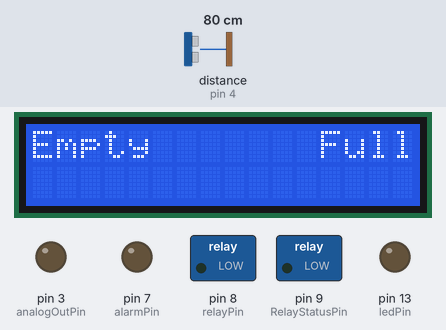
Simulated run of this sketch. Board: Arduino Uno, built with avr-gcc and run on an emulated ATmega328P. Parts: 16×2 character LCD, switched loads named in the sketch (green lamp = pin HIGH), output pins drawn as LEDs (lit = HIGH). Wiring (inferred from the names in the program): IR receiver: data pin 5. The inputs (shaded band) are chosen by the test bench; at power-on: distance to the obstacle (sensor on pin 4) 80 cm. The echo pulse lasts 58.3 µs per cm; pins used as bus, display or sensor lines are not drawn; what the sketch prints to the serial monitor is not drawn.

Above: at 0.1 s.
At 121.29 s:
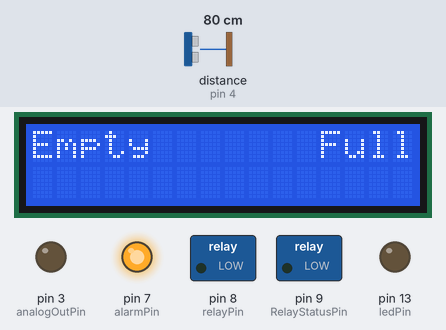
Timing chart, 0 to 122.8 s (numbered marks = the images above):
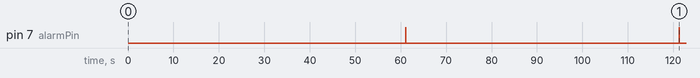

Measured:
- by itself, pin 7 (alarmPin): alternates HIGH for 0.02 s and LOW for 60.1 s

The sketch:

ChristmasTreeWaterLevel_NodeMCU_2019.ino
```cpp
// 12/12/19
// display level of water in Christmas tree stand.  Display result on bar graph
// This code contains a mashup of an ultrasonic sensor, LCD display and IR control program plus a
// few additional lines of code and comments. Mount the sensor on a clothespin or similar clamp
// above the water.
//
// added NodeMCU web server to show water level, temperature and humidity.  Also operates as a bogus
// honeypot.  Given enough interaction with web server display an Amazon gift card.
//
//  NodeMCU requires separate code
//

#include <Wire.h>                     // support for I2C communication to LCD display
#include <LCD.h>                      // support for LCD display
#include <LiquidCrystal_I2C.h>        // support for LCD display


unsigned long currentMillis = 0;      // current time reading taken once each time through loop
unsigned long previousIRMillis = 0;   // save point in time when last IR command was detected
unsigned long previousUSMillis = 0;   // save point in time when last ultrasonic level reading was taken
unsigned long previousAlarmMillis = 0;// save point in time when last ultrasonic level reading was taken
unsigned long IRDuration = 0;         // duration of IR pluse
const long IRinterval = 800;          // time to wait before acknowledging another IR command
const long USinterval = 60000;       // time to wait before taking another water level reading with US sensor

// inputs
const int trigPin = 2;                // for ultrasonic distance sensor
const int echoPin = 4;                // for ultrasonic distance sensor
const int IRPin = 5;                  // for IR remote control sensor
const int alarmPin = 7;               // for audible alarm

// outputs
const int relayPin = 8;               // pin which drives relay
const int RelayStatusPin = 9;             // signals relay state to NodeMCU
const int analogOutPin = 3;           // pin used to signal water level.  using 39uf / 100K total parallel
                                      // resistor with 3.9K input resistor to smooth pulses
                                      // 100K is made up of 2 resistors as voltage divider to keep
                                      // the max voltage output below 3.3v.(approx 60K and 20K)
const int ledPin =  LED_BUILTIN;      // pin which drives internal LED

// booleans
boolean relayState = false;     // toggle control for relay

long liDuration;
float fDistanceToSensor;        // distance between ultrasonic sensor and top of water
const int iDepthOfTank = 8;     // depth of water tank
const int iSensorOffset = 5;    // distance of the sensor above the surface of the tank
const int iNumberOfSteps = 16;  // number of degrees used to represent range between empty and full
float fWaterDepth = 0.0;        // calculated depth of water in tank
int iSixteenthsToFull = 0;      // proportion of full tank as expressed in one of iNumberOfSteps divisions
int iPrevSixteenthsToFull = 0;  // save previous level to prevent unnecessary display refresh
int iAlarmThreshold = 3;        // sound audio alarm when tank level is less than this value
int iAnalogOut = 0;             // analog output to NodeMCU to indicate water level (range 0 - 255)

LiquidCrystal_I2C  lcd(0x3f,2,1,0,4,5,6,7); // 0x27 is the I2C bus address for an unmodified backpack
// NOTE - SDA of display connects to A4 pin and SCL of display connects to A5 pin

void setup()
{
  Serial.begin(9600);         // setup serial output
  relayState = false;         // set initial value of relay toggle to FALSE (off)

  // setup inputs
  pinMode(echoPin, INPUT);
  pinMode(IRPin, INPUT);

  // setup outputs
  pinMode(relayPin, OUTPUT);
  pinMode(RelayStatusPin, OUTPUT);
  pinMode(ledPin, OUTPUT);
  pinMode(alarmPin, OUTPUT);
  pinMode(analogOutPin, OUTPUT);
  pinMode(trigPin, OUTPUT);

  // initialize outputs
  digitalWrite(relayPin, relayState);
  digitalWrite(RelayStatusPin, relayState);
  digitalWrite(ledPin, relayState);
  digitalWrite(alarmPin, LOW);

  // activate LCD module and initialize static portion of display
  lcd.begin (16,2); // for 16 x 2 LCD module
  lcd.setBacklightPin(3,POSITIVE);
  lcd.setBacklight(HIGH);
  lcd.home ();                  // set cursor to 0,0
  lcd.clear();                  // clear previous values
  lcd.print("Empty       Full");

}

void loop()
{


  unsigned long currentMillis = millis();     // get current millisecond reading for subsequent control

  // look for signal from IR Remove  (just looking for receipt of any IR signal, not
  // a specific code

      // if ((currentMillis - previousIRMillis) >= IRinterval)
     //  {
          IRDuration = pulseIn(5, LOW);
          if(IRDuration > 0)
          {
            if ((currentMillis - previousIRMillis) >= IRinterval)
            {
            previousIRMillis = currentMillis;
            relayState = !relayState;             // toggle the relay state
            digitalWrite(relayPin, relayState);   // write relayState to relay
            digitalWrite(RelayStatusPin, relayState); // write relayState to NodeMCU
            digitalWrite(ledPin, relayState);     // set onboard LED to display relayState
            Serial.print("Relay State: ");
            Serial.println(relayState);
            }
        }


   // Is it time to take another water level reading?
   // if so take reading, scale it for display and display it
   // then sound alarm if water level is low
   if ((currentMillis - previousUSMillis) >= USinterval)

   {
      previousUSMillis = currentMillis;
      // get distance to the object from the ultrasonic sensor and calculate distance
      // The sensor is triggered by a HIGH pulse of 10 or more microseconds.
      // Give a short LOW pulse beforehand to ensure a clean HIGH pulse:
      digitalWrite(trigPin, LOW);
      delayMicroseconds(2);
      digitalWrite(trigPin, HIGH);
      delayMicroseconds(10);
      digitalWrite(trigPin, LOW);
      liDuration = pulseIn(echoPin, HIGH);
      // calculate distance based on time for echo to travel to and from water surface
      // 29 microseconds per cm
      fDistanceToSensor = float(liDuration) / float(29) / float(2);

      // limit range of reading and remove offset
      if(fDistanceToSensor > (iDepthOfTank + iSensorOffset))
        {
          fWaterDepth = 0.0;
        }
      else if(fDistanceToSensor <= iSensorOffset)
        {
          fWaterDepth = iDepthOfTank;
        }
      else
        {
          fWaterDepth = iDepthOfTank - (fDistanceToSensor - iSensorOffset);
        }

      // calculate scaled level based on raw level. zero raw = zero scaled,
      // iDepthOfTank = iNumberOfSteps
      iSixteenthsToFull = fWaterDepth / iDepthOfTank * iNumberOfSteps;

      // Write the results to the serial monitor
      Serial.print("Duration:  ");
      Serial.print(liDuration);
      Serial.print("    Distance to sensor (cm):  ");
      Serial.print(fDistanceToSensor);
      Serial.print("  Water Depth (cm): ");
      Serial.print(fWaterDepth);
      Serial.print("  sixteenths to full: ");
      Serial.print(iSixteenthsToFull);
      Serial.println();

      // write results to analog output to be read by NodeMCU and reported via web server
      iAnalogOut = iSixteenthsToFull * 15;    // scale sixteenths up to 0 - 255
      analogWrite(analogOutPin, iAnalogOut);    // write scaled value to analog output

      // display result on LCD screen only if level has changed
      if (iSixteenthsToFull != iPrevSixteenthsToFull)
      {
        lcd.setCursor (0,1);            // go to start of 2nd line
        lcd.print("                ");  // remove display value from previous cycle
        lcd.setCursor (0,1);            // go to start of 2nd line
        for (int i = 0; i<iSixteenthsToFull; i++)
        {
          lcd.print("*");
        }
        iPrevSixteenthsToFull = iSixteenthsToFull;  // save the new reading as the previous reading for next comparison
      }
      // sound alarm if low water level
      if(iSixteenthsToFull < iAlarmThreshold)
      {
        for(int i = 1; i<2; i++)
        {
          digitalWrite(7,HIGH);
          delay(18);
          digitalWrite(7,LOW);
          delay(100);
        }
      }
   } // end if time to take another reading


}
```
